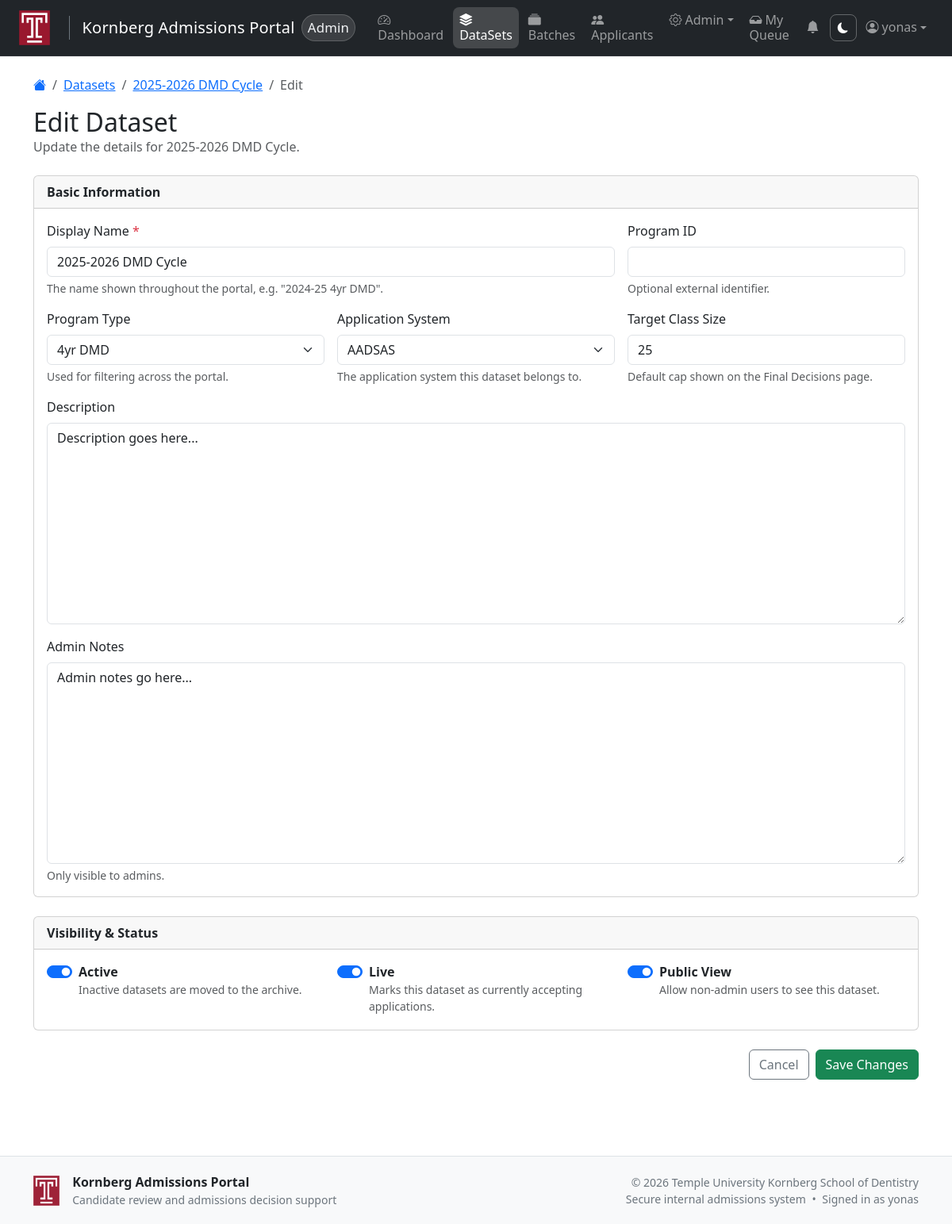
The app's page /datasets/1/edit/ (signed in) with its own data.
### applicants/models.py (models this page shows, shortened)
class DataSet(models.Model):
    class ApplicationSystem(models.TextChoices):
        AADSAS = 'AADSAS', 'AADSAS'
        CAPID  = 'CAPID',  'CAPID'
        OTHER  = 'OTHER',  'Other'
    class ProgramType(models.TextChoices):
        DMD_4YR  = 'DMD_4YR',  '4yr DMD'
        DMD_3P4  = 'DMD_3P4',  '3+4 DMD'
        POSTBACC = 'POSTBACC', 'Postbacc'
        OTHER    = 'OTHER',    'Other'
    DisplayName = models.CharField(max_length=255)
    application_system = models.CharField(
        max_length=20,
        choices=ApplicationSystem.choices,
        default=ApplicationSystem.OTHER,
        blank=True,
    )
    program_type = models.CharField(
        max_length=20,
        choices=ProgramType.choices,
        default=ProgramType.OTHER,
        blank=True,
    )
    Description = models.TextField(blank=True, null=True)
    AdminNotes = models.TextField(blank=True, null=True)
    PublicView = models.BooleanField(default=False)
    ProgramId = models.IntegerField(blank=True, null=True)
    Active = models.BooleanField(default=True)
    IsLive = models.BooleanField(default=False)   #
    target_class_size = models.PositiveIntegerField(
            blank=True, null=True,
            help_text='Target number of students to accept for this program.'
        )
    CreatedAt = models.DateTimeField(auto_now_add=True)
    UpdatedAt = models.DateTimeField(auto_now=True)
    class Meta:
        ordering = ["DisplayName"]

### applicants/views.py (the view)
# urls.py: path("datasets/<int:pk>/edit/", views.dataset_edit, name="dataset_edit"),
@login_required
@admin_required
def dataset_edit(request, pk):
    dataset = get_object_or_404(DataSet, pk=pk)
    if request.method == "POST":
        form = DataSetForm(request.POST, instance=dataset)
        if form.is_valid():
            form.save()
            messages.success(request, f"Dataset '{dataset.DisplayName}' updated successfully.")
            return redirect("dataset_detail", pk=dataset.pk)
    else:
        form = DataSetForm(instance=dataset)
    return render(request, "dataset_form.html", {
        "form": form,
        "dataset": dataset,
        "crumbs": [
            {'label': 'Datasets', 'url': '/datasets/'},
            {'label': dataset.DisplayName, 'url': f'/datasets/{dataset.pk}/'},
            {'label': 'Edit', 'url': ''},
        ],
    })

### applicants/forms.py
class DataSetForm(BootstrapFormMixin, forms.ModelForm):
    class Meta:
        model = DataSet
        fields = ["DisplayName", "application_system", "program_type", "Description", "AdminNotes", "PublicView", "ProgramId", "Active", "IsLive", "target_class_size"]

### applicants/context_processors.py (called while the page is built)
def unread_notification_count(request):
    if request.user.is_authenticated:
        from django.db.models import Case, When, Value, IntegerField
        recent_notifications = (
            request.user.notifications
            .annotate(
                has_deadline=Case(
                    When(deadline__isnull=False, then=Value(0)),
                    default=Value(1),
                    output_field=IntegerField(),
                )
            )
            .order_by('has_deadline', 'deadline', '-created_at')[:8]
        )
        return {
            'unread_notification_count': request.user.notifications.filter(is_read=False).count(),
            'recent_notifications': recent_notifications,
        }
    return {'unread_notification_count': 0, 'recent_notifications': []}

### applicants/templates/dataset_form.html (shortened to what this page needs)
{% extends "base.html" %}
{% block content %}
{% include "partials/breadcrumbs.html" with crumbs=crumbs %}
<div class="d-flex justify-content-between align-items-center mb-4">
  <div>
    <h2 class="mb-0">{% if dataset %}Edit Dataset{% else %}New Dataset{% endif %}</h2>
    <p class="text-muted mb-0">
      {% if dataset %}Update the details for {{ dataset.DisplayName }}.
      {% else %}Create a new program or application cycle dataset.
      {% endif %}
    </p>
  </div>
</div>
<form method="post" class="mt-3">
  <div class="card mb-4">
    <div class="card-header fw-semibold">Basic Information</div>
    <div class="card-body">
      <div class="row g-3">
        <div class="col-md-8">
          <label for="{{ form.DisplayName.id_for_label }}" class="form-label">
            Display Name <span class="text-danger">*</span>
          </label>
          {{ form.DisplayName }}
          <div class="form-text">The name shown throughout the portal, e.g. "2024-25 4yr DMD".</div>
        </div>
        <div class="col-md-4">
          <label for="{{ form.ProgramId.id_for_label }}" class="form-label">Program ID</label>
          {{ form.ProgramId }}
          <div class="form-text">Optional external identifier.</div>
        </div>
        <div class="col-md-4">
          <label for="{{ form.program_type.id_for_label }}" class="form-label">Program Type</label>
          {{ form.program_type }}
          <div class="form-text">Used for filtering across the portal.</div>
        </div>
        <div class="col-md-4">
          <label for="{{ form.application_system.id_for_label }}" class="form-label">Application System</label>
          {{ form.application_system }}
          <div class="form-text">The application system this dataset belongs to.</div>
        </div>
        <div class="col-md-4">
          <label for="{{ form.target_class_size.id_for_label }}" class="form-label">Target Class Size</label>
          {{ form.target_class_size }}
          <div class="form-text">Default cap shown on the Final Decisions page.</div>
        </div>
        <div class="col-12">
          <label for="{{ form.Description.id_for_label }}" class="form-label">Description</label>
          {{ form.Description }}
        </div>
        <div class="col-12">
          <label for="{{ form.AdminNotes.id_for_label }}" class="form-label">Admin Notes</label>
          {{ form.AdminNotes }}
          <div class="form-text">Only visible to admins.</div>
        </div>
      </div>
    </div>
  </div>
  <div class="card mb-4">
    <div class="card-header fw-semibold">Visibility & Status</div>
    <div class="card-body">
      <div class="row g-3">
        <div class="col-md-4">
          <div class="form-check form-switch">
            {{ form.Active }}
            <label class="form-check-label" for="{{ form.Active.id_for_label }}">
              <strong>Active</strong>
              <div class="text-muted small">Inactive datasets are moved to the archive.</div>
            </label>
          </div>
        </div>
        <div class="col-md-4">
          <div class="form-check form-switch">
            {{ form.IsLive }}
            <label class="form-check-label" for="{{ form.IsLive.id_for_label }}">
              <strong>Live</strong>
              <div class="text-muted small">Marks this dataset as currently accepting applications.</div>
            </label>
          </div>
        </div>
        <div class="col-md-4">
          <div class="form-check form-switch">
            {{ form.PublicView }}
            <label class="form-check-label" for="{{ form.PublicView.id_for_label }}">
              <strong>Public View</strong>
              <div class="text-muted small">Allow non-admin users to see this dataset.</div>
            </label>
          </div>
        </div>
      </div>
    </div>
  </div>
  <div class="d-flex justify-content-end gap-2 mb-5">
    <a href="{% if dataset %}{% url 'dataset_detail' dataset.pk %}{% else %}{% url 'dataset_list' %}{% endif %}"
       class="btn btn-outline-secondary">Cancel</a>
    <button type="submit" class="btn btn-success">
      {% if dataset %}Save Changes{% else %}Create Dataset{% endif %}
    </button>
  </div>
</form>
{% endblock %}

### templates/base.html (shortened to what this page needs)
<!doctype html>
{% load static %}
<html lang="en" id="html-root">
  <head>
    <link href="https://cdn.jsdelivr.net/npm/bootstrap@5.3.3/dist/css/bootstrap.min.css" rel="stylesheet">
    <link rel="stylesheet" href="https://cdn.jsdelivr.net/npm/bootstrap-icons@1.11.1/font/bootstrap-icons.css">
  </head>
  <body>
    <nav class="navbar navbar-expand-xl navbar-dark bg-dark">
      <div class="container-fluid px-3 px-lg-4">
        <a class="navbar-brand d-flex align-items-center" href="{% if user.is_authenticated and user.profile.role == 'ADMIN' %}{% url 'dashboard' %}{% elif user.is_authenticated %}{% url 'committee_dashboard' %}{% else %}{% url 'login' %}{% endif %}">
      <img src="{% static 'temple_logo.png' %}" alt="Temple University Kornberg School of Dentistry" height="50" class="me-2">
      <span class="border-start border-secondary ms-3 ps-3 fs-5 fw-light text-white">Kornberg Admissions Portal</span>
      {% if user.is_authenticated and user.profile.role == 'ADMIN' %}
        <span class="role-pill ms-2">Admin</span>
      {% endif %}
    </a>
        <div class="collapse navbar-collapse" id="navbarNav">
  <ul class="navbar-nav me-auto mb-2 mb-lg-0">
  {% if user.profile.role == 'ADMIN' %}
    <li class="nav-item">
      <a class="nav-link {% if request.resolver_match.url_name == 'dashboard' %}active{% endif %}"
         href="{% url 'dashboard' %}"><i class="bi bi-speedometer2 me-1"></i>Dashboard</a>
    </li>
    <li class="nav-item">
      <a class="nav-link {% if 'dataset' in request.resolver_match.url_name|default:'' %}active{% endif %}"
         href="{% url 'dataset_list' %}"><i class="bi bi-stack me-1"></i>DataSets</a>
    </li>
    <li class="nav-item">
      <a class="nav-link {% if 'batch' in request.resolver_match.url_name|default:'' and 'bulk' not in request.resolver_match.url_name|default:'' %}active{% endif %}"
         href="{% url 'batch_list' %}"><i class="bi bi-collection-fill me-1"></i>Batches</a>
    </li>
    <li class="nav-item">
      <a class="nav-link {% if request.resolver_match.url_name == 'applicant_list' %}active{% endif %}"
         href="{% url 'applicant_list' %}"><i class="bi bi-people-fill me-1"></i>Applicants</a>
    </li>
    <li class="nav-item dropdown">
      <a class="nav-link dropdown-toggle "
         href="#" data-bs-toggle="dropdown"><i class="bi bi-gear me-1"></i>Admin</a>
    </li>
    <li class="nav-item">
      <a class="nav-link {% if request.resolver_match.url_name == 'applicant_queue' %}active{% endif %}"
         href="{% url 'applicant_queue' %}"><i class="bi bi-inbox-fill me-1"></i>My Queue</a>
    </li>
  {% endif %}
</ul>
          <ul class="navbar-nav ms-auto align-items-center">
          {% if user.is_authenticated %}
            <li class="nav-item">
              <a href="{% url 'notification_list' %}" class="nav-link nav-icon-btn position-relative py-1 px-2" title="Notifications">
                <i class="bi bi-bell-fill"></i>
              </a>
            </li>
            <li class="nav-item">
              <button class="theme-toggle nav-link py-1 px-2" id="theme-toggle" title="Toggle dark mode">
                <i class="bi bi-moon-fill" id="theme-icon"></i>
              </button>
            </li>
            <li class="nav-item dropdown">
              <a class="nav-link dropdown-toggle d-flex align-items-center" href="#" role="button" data-bs-toggle="dropdown">
                <i class="bi bi-person-circle me-1"></i>
                {{ user.username }}
              </a>
            </li>
          {% else %}
            <li class="nav-item">
              <a class="btn btn-outline-light btn-sm" href="{% url 'login' %}">Login</a>
            </li>
          {% endif %}
        </ul>
        </div>
    </nav>
    <main class="container mt-4 pb-5">
      {% block content %}{% endblock %}
    </main>
    <footer class="app-footer">
      <div class="container">
        <div class="row align-items-center gy-3">
          <div class="col-md-6">
            <div class="d-flex align-items-center">
              <img src="{% static 'temple_logo.png' %}"
                  alt="Temple University Kornberg School of Dentistry"
                  height="38"
                  class="me-3">
              <div>
                <div class="fw-semibold">Kornberg Admissions Portal</div>
                <div class="small text-muted">
                  Candidate review and admissions decision support
                </div>
              </div>
            </div>
          </div>
          <div class="col-md-6 text-md-end">
            <div class="small text-muted">
              &copy; {% now "Y" %} Temple University Kornberg School of Dentistry
            </div>
            <div class="small text-muted">
              Secure internal admissions system
              {% if user.is_authenticated %}
                <span class="mx-1">•</span>
                Signed in as {{ user.username }}
              {% endif %}
            </div>
          </div>
        </div>
      </div>
    </footer>
  </body>
</html>

### applicants/templates/partials/breadcrumbs.html (shortened to what this page needs)
<nav aria-label="breadcrumb" class="mb-3">
  <ol class="breadcrumb">
    <li class="breadcrumb-item">
      <a href="{% url 'dashboard' %}"><i class="bi bi-house-fill"></i></a>
    </li>
    {% for crumb in crumbs %}
      {% if forloop.last %}
        <li class="breadcrumb-item active" aria-current="page">{{ crumb.label }}</li>
      {% else %}
        <li class="breadcrumb-item"><a href="{{ crumb.url }}">{{ crumb.label }}</a></li>
      {% endif %}
    {% endfor %}
  </ol>
</nav>

### templates/base.html (style rules this page uses)
.card, .table-hover tbody tr { transition: all 0.2s ease-in-out; }
.theme-toggle { background: none; border: 1px solid rgba(255,255,255,0.3); color: #fff; border-radius: 6px; padding: 4px 8px; cursor: pointer; font-size: 0.85rem; transition: all 0.2s; }
.navbar { min-height: 68px; border-bottom: 1px solid rgba(255, 255, 255, 0.08); }
.navbar-brand { margin-right: 1.25rem; }
.navbar-brand img { height: 44px; }
.navbar-brand span { letter-spacing: 0.2px; font-size: 1.05rem; }
.navbar-nav { gap: 0.25rem; }
.navbar .nav-link { border-radius: 8px; padding: 0.45rem 0.65rem; line-height: 1.2; transition: background-color 0.15s ease, color 0.15s ease; }
.navbar-dark .navbar-nav .nav-link.active { background-color: rgba(255, 255, 255, 0.16); color: #fff; }
.nav-icon-btn, .theme-toggle { width: 34px; height: 34px; padding: 0; display: inline-flex; align-items: center; justify-content: center; }
.role-pill { font-size: 0.7rem; font-weight: 500; letter-spacing: 0.02em; padding: 0.2rem 0.45rem; border-radius: 999px; color: #f1f3f5; background-color: rgba(255, 255, 255, 0.12); border: 1px solid rgba(255, 255, 255, 0.18); }
html, body { min-height: 100%; }
body { min-height: 100vh; display: flex; flex-direction: column; }
main { flex: 1; }
.app-footer { background-color: #f8f9fa; color: #212529; margin-top: auto; padding-top: 1.25rem; padding-bottom: 1.25rem; border-top: 1px solid #dee2e6; }
.app-footer img { opacity: 0.95; }
.app-footer .text-muted { color: #6c757d !important; }

### records on screen
DataSet: label "2025-2026 DMD Cycle", DisplayName "2025-2026 DMD Cycle", program_type "4yr DMD", application_system "AADSAS", target_class_size "25", Description "Description goes here...", AdminNotes "Admin notes go here...", Active "☑", IsLive "☑", PublicView "☑"

### other values on screen
{{ user.username }} "yonas"
{{ crumb.label }} "Datasets"
{{ crumb.label }} "Edit"
